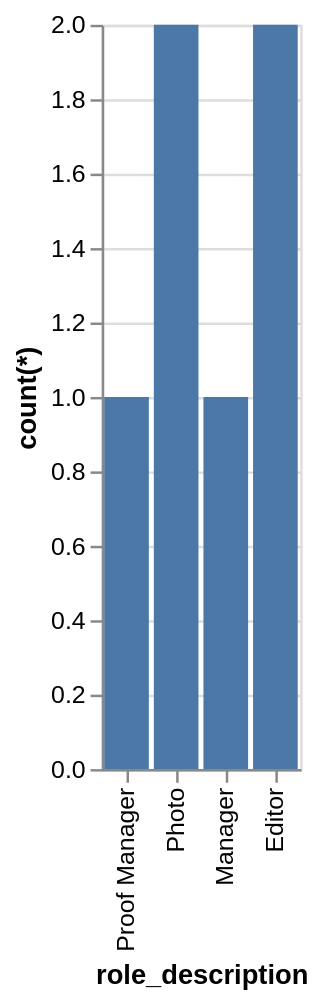

Here is the Vega-Lite specification saved for this chart:
### Vega-Lite specification from a JSON file in a GitHub repository (floating-point values rounded to 4 significant figures)
{"data": {"values": [{"x_data": "Proof Manager", "y_data": 1}, {"x_data": "Photo", "y_data": 2}, {"x_data": "Manager", "y_data": 1}, {"x_data": "Editor", "y_data": 2}]}, "mark": "bar", "encoding": {"x": {"field": "x_data", "type": "nominal", "title": "role_description", "sort": "descending"}, "y": {"field": "y_data", "type": "quantitative", "title": "count(*)"}}}
